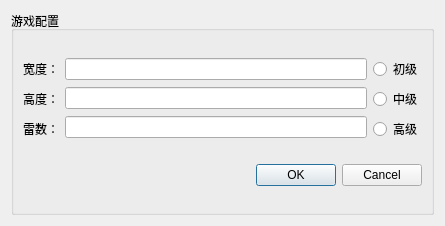
<?xml version="1.0" encoding="UTF-8"?>
<ui version="4.0">
 <class>ConfigDialog</class>
 <widget class="QDialog" name="ConfigDialog">
  <property name="geometry">
   <rect>
    <x>0</x>
    <y>0</y>
    <width>445</width>
    <height>226</height>
   </rect>
  </property>
  <property name="windowTitle">
   <string>Dialog</string>
  </property>
  <layout class="QGridLayout" name="gridLayout_2">
   <item row="0" column="0">
    <widget class="QGroupBox" name="groupBox">
     <property name="title">
      <string>游戏配置</string>
     </property>
     <layout class="QGridLayout" name="gridLayout">
      <item row="0" column="0">
       <layout class="QHBoxLayout" name="horizontalLayout_2">
        <item>
         <layout class="QHBoxLayout" name="horizontalLayout">
          <item>
           <layout class="QVBoxLayout" name="verticalLayout">
            <item>
             <widget class="QLabel" name="labelWidth">
              <property name="text">
               <string>宽度：</string>
              </property>
             </widget>
            </item>
            <item>
             <widget class="QLabel" name="labelHeight">
              <property name="text">
               <string>高度：</string>
              </property>
             </widget>
            </item>
            <item>
             <widget class="QLabel" name="labelMines">
              <property name="text">
               <string>雷数：</string>
              </property>
             </widget>
            </item>
           </layout>
          </item>
          <item>
           <layout class="QVBoxLayout" name="verticalLayout_2">
            <item>
             <widget class="QLineEdit" name="LineEditWidth"/>
            </item>
            <item>
             <widget class="QLineEdit" name="lineEditHeight"/>
            </item>
            <item>
             <widget class="QLineEdit" name="lineEditMines"/>
            </item>
           </layout>
          </item>
         </layout>
        </item>
        <item>
         <layout class="QVBoxLayout" name="verticalLayout_3">
          <item>
           <widget class="QRadioButton" name="radioButton">
            <property name="text">
             <string>初级</string>
            </property>
           </widget>
          </item>
          <item>
           <widget class="QRadioButton" name="radioButton_2">
            <property name="text">
             <string>中级</string>
            </property>
           </widget>
          </item>
          <item>
           <widget class="QRadioButton" name="radioButton_3">
            <property name="text">
             <string>高级</string>
            </property>
           </widget>
          </item>
         </layout>
        </item>
       </layout>
      </item>
      <item row="1" column="0">
       <widget class="QDialogButtonBox" name="buttonBox">
        <property name="orientation">
         <enum>Qt::Horizontal</enum>
        </property>
        <property name="standardButtons">
         <set>QDialogButtonBox::Cancel|QDialogButtonBox::Ok</set>
        </property>
       </widget>
      </item>
     </layout>
    </widget>
   </item>
  </layout>
 </widget>
 <resources/>
 <connections>
  <connection>
   <sender>buttonBox</sender>
   <signal>accepted()</signal>
   <receiver>ConfigDialog</receiver>
   <slot>accept()</slot>
   <hints>
    <hint type="sourcelabel">
     <x>248</x>
     <y>254</y>
    </hint>
    <hint type="destinationlabel">
     <x>157</x>
     <y>274</y>
    </hint>
   </hints>
  </connection>
  <connection>
   <sender>buttonBox</sender>
   <signal>rejected()</signal>
   <receiver>ConfigDialog</receiver>
   <slot>reject()</slot>
   <hints>
    <hint type="sourcelabel">
     <x>316</x>
     <y>260</y>
    </hint>
    <hint type="destinationlabel">
     <x>286</x>
     <y>274</y>
    </hint>
   </hints>
  </connection>
 </connections>
</ui>
